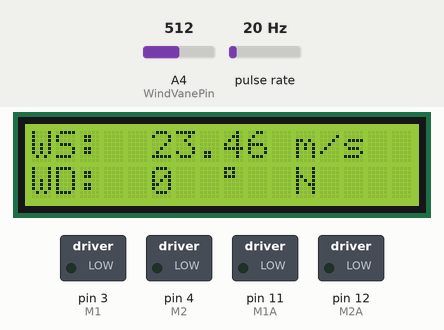
This sketch was run on a simulated Arduino Uno, built with avr-gcc and run on an emulated ATmega328P. On the bench: 16×2 character LCD, switched loads named in the sketch (green lamp = pin HIGH). Wiring (inferred from the names in the program): pulse sensor: data pin 2. The inputs (shaded band) are chosen by the test bench; at power-on: pulse rate 20 Hz, A4 (WindVanePin) = 512. What the sketch prints to the serial monitor is not drawn.

Above: at 3.1 s.
3.2 s: pulse rate (sensor on pin 2) set to 12 Hz
At 4.5 s:
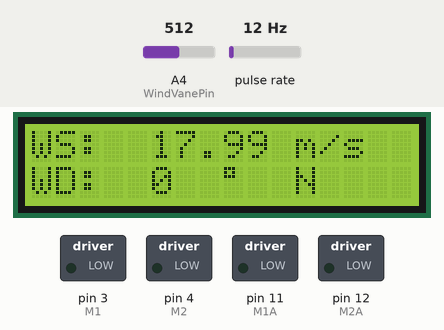
6.2 s: pulse rate (sensor on pin 2) set to 9 Hz
At 9.0 s:
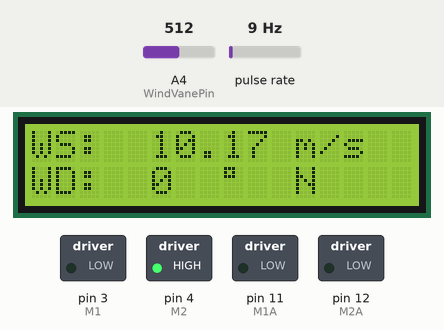
9.2 s: pulse rate (sensor on pin 2) set to 4 Hz
At 12.7 s:
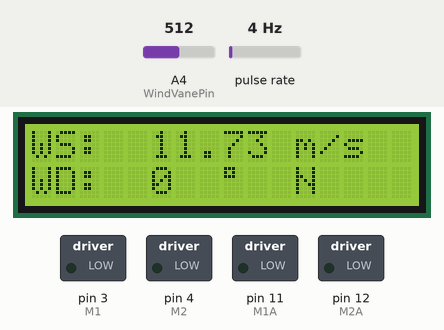
Timing chart, 0 to 14.2 s (numbered marks = the images above; inputs shaded):
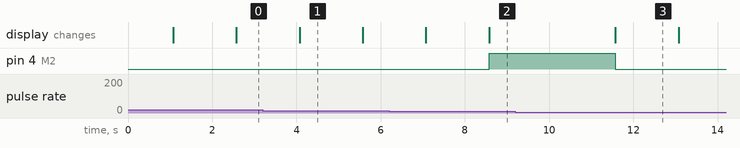

The sketch:

Turbine.ino
```cpp
#include <LiquidCrystal.h>
#include "TimerOne.h" // Timer Interrupt set to 2 second for read sensors
#include <math.h>

#define WindSensorPin (2) // The pin location of the anemometer sensor
#define WindVanePin (A4) // The pin the wind vane sensor is connected to
#define VaneOffset 0; // define the anemometer offset from magnetic north
#define M1 3
#define M2 4
#define M1A 11
#define M2A 12
const int
RS = 5,
EN = 6,
D4 = 7,
D5 = 8,
D6 = 9,
D7 = 10;

LiquidCrystal LCD(RS, EN, D4, D5, D6, D7);

int vaneValue; // raw analog value from wind vane
int windDirection; // translated 0 - 360 direction
int windCalDirection; // converted value with offset applied
String windCompassDirection; // wind direction as compass points
int lastWindDirectionValue; // last direction value

// sensors to be added
int temperature;
int barometer;


volatile bool IsSampleRequired; // this is set true every 2.5s. Get wind speed
volatile unsigned int TimerCount; // used to determine 2.5sec timer count
volatile unsigned long Rotations; // cup rotation counter used in interrupt routine
volatile unsigned long ContactBounceTime; // Timer to avoid contact bounce in isr

float WindSpeed; // speed miles per hour
float WS = 0;

bool flag1 = true ;
bool flag2 = false ;
bool flag3 = true ;
bool flag4 = false ;


void setup() {

  lastWindDirectionValue = 0;

  IsSampleRequired = false;

  TimerCount = 0;
  Rotations = 0; // Set Rotations to 0 ready for calculations

  Serial.begin(9600);

  pinMode(WindSensorPin, INPUT);
  pinMode(M1, OUTPUT);
  pinMode(M2, OUTPUT);

  pinMode(M1A, OUTPUT);
  pinMode(M2A, OUTPUT);
  STOP();
  STOP1();
  LCD.begin(16, 2);
  LCD.clear();
  LCD.setCursor(5,0);
  LCD.print("Welcome");
  delay(1000);
  LCD.clear();
  attachInterrupt(digitalPinToInterrupt(WindSensorPin), isr_rotation, FALLING);

  Serial.println("Arduino Weather Station");

  // Setup the timer interupt
  Timer1.initialize(250000);// Timer interrupt every 2.5 seconds
  Timer1.attachInterrupt(isr_timer);

}


void loop()
{

  getWindDirection();


  // Only update the display if change greater than 5 degrees.
  if(abs(windCalDirection - lastWindDirectionValue) > 5)
  {
    lastWindDirectionValue = windCalDirection;
  }

  if(IsSampleRequired)
  {

    // convert to mp/h using the formula V=P(2.25/T)
    // V = P(2.25/2.5) = P * 0.9
    WindSpeed = Rotations * 0.9;
    Rotations = 0; // Reset count for next sample

    IsSampleRequired = false;

    WS = getKnots(WindSpeed) ;

    Serial.print("wind_speed="); Serial.print(WS);
    Serial.println();
    Serial.print("wind_direction="); Serial.print(windCalDirection);
    Serial.println();
    Serial.print("wind_compass_direction="); Serial.print(windCompassDirection);
    Serial.println();
    LCD.setCursor(0,0);
    LCD.print("WS: ");
    LCD.setCursor(5,0);
    LCD.print(WS);
    LCD.setCursor(11,0);
    LCD.print("m/s");


    LCD.setCursor(0,1);
    LCD.print("WD: ");
    LCD.setCursor(5,1);
    LCD.print(windCalDirection);
    if(windCalDirection<100 && windCalDirection >9)
    {
      LCD.setCursor(7,1);
      LCD.print(" ");
    }
    else if(windCalDirection<10 && windCalDirection >0)
    {
      LCD.setCursor(7,1);
      LCD.print(" ");
      LCD.setCursor(6,1);
      LCD.print(" ");
    }
      LCD.setCursor(8,1);
      LCD.print(char(223));
      LCD.setCursor(11,1);
      LCD.print(windCompassDirection);
  //|| (windCalDirection <= 150 && windCalDirection >= 10 )
    if(flag1 && ((WS >= 3 && WS <= 5) || (WS >= 9 && WS <= 12) ) )
    {
      RIGHT();
      delay(3000);
      STOP();
      flag2 = true ;
      flag1 = false ;
    }
    //|| (windCalDirection <= 350 && windCalDirection >= 160 )
    else if(flag2 && ((WS >= 5 && WS <= 8 ) || (WS >= 1 && WS <= 2) ) )
    {
      LEFT();
      delay(3000);
      STOP();
      flag2 = false ;
      flag1 = true ;
    }
    else
    {
      STOP();
    }


  if(flag3 && ((windCalDirection <= 150 && windCalDirection >= 100 ) || (windCalDirection <= 50 && windCalDirection >= 10 )) )
  {
      RIGHT1();
      delay(3000);
      STOP1();
      flag4 = true ;
      flag3 = false ;
  }
  else if (flag4 && ((windCalDirection <= 350 && windCalDirection >= 200) || (windCalDirection <= 100 && windCalDirection >= 60 )) )
  {
      LEFT1();
      delay(3000);
      STOP1();
      flag4 = false ;
      flag3 = true ;
  }
  else
  {
    STOP1();
  }

  }
}


// isr handler for timer interrupt
void isr_timer()
{

  TimerCount++;

  if(TimerCount == 6)
  {
    IsSampleRequired = true;
    TimerCount = 0;
  }
}


// This is the function that the interrupt calls to increment the rotation count
void isr_rotation()
{

  if((millis() - ContactBounceTime) > 15 )
  { // debounce the switch contact.
    Rotations++;
    ContactBounceTime = millis();
  }

}


// Get Wind Direction
void getWindDirection()
{

  vaneValue = analogRead(WindVanePin);


  windCalDirection = windDirection + VaneOffset;

  if(windCalDirection > 360) windCalDirection = windCalDirection - 360;
  if(windCalDirection < 0) windCalDirection = windCalDirection + 360;


  // get the compass direction for convenience
  if (windCalDirection < 22) windCompassDirection = "N";
  else if (windCalDirection < 67) windCompassDirection = "NE";
  else if (windCalDirection < 112) windCompassDirection = "E";
  else if (windCalDirection < 157) windCompassDirection = "SE";
  else if (windCalDirection < 212) windCompassDirection = "S";
  else if (windCalDirection < 247) windCompassDirection = "SW";
  else if (windCalDirection < 292) windCompassDirection = "W";
  else if (windCalDirection < 337) windCompassDirection = "NW";
  else windCompassDirection = "N";

}

//motor 1
void LEFT()
{
  digitalWrite(M1 , HIGH);
  digitalWrite(M2 , LOW);
}

void RIGHT()
{
  digitalWrite(M1 , LOW);
  digitalWrite(M2 , HIGH);
}

void STOP()
{
  digitalWrite(M1 , LOW);
  digitalWrite(M2 , LOW);
}
//motor 2
void LEFT1()
{
  digitalWrite(M1A , HIGH);
  digitalWrite(M2A , LOW);
}

void RIGHT1()
{
  digitalWrite(M1A , LOW);
  digitalWrite(M2A , HIGH);
}

void STOP1()
{
  digitalWrite(M1A , LOW);
  digitalWrite(M2A , LOW);
}


// Convert MPH to Knots
float getKnots(float speed)
{
  return speed * 0.868976;
}
```

Measured:
- the behaviour switches between 11 and 10 Hz on pulse rate (sensor on pin 2) (found by bisection; images 1 and 2)
- after the input at 3.2 s, the display: changes after 0.87 s (image 1)
- after the input at 6.2 s, pin 4 (M2): LOW → HIGH after 2.4 s; the display: first changes after 0.87 s (image 2 shows a later state)
- what the display in image 1 shows lasts 1.5 s, from 4.1 s to 5.6 s
